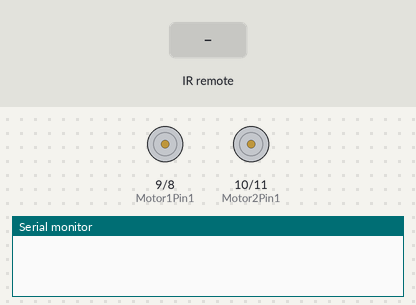
Bench run of a sketch on a simulated Arduino Uno, built with avr-gcc and run on an emulated ATmega328P. Shown: motor-driver pin pairs drawn as motors (green arrow = first pin HIGH = forward, orange = second pin HIGH = backward, longer = more drive, scaled by the enable pin), the last lines printed to the serial monitor. Inputs (shaded band) come from the test bench.

Above: at 1.2 s.
1.3 s: infrared code 0x2FD42BD received
At 2.2 s:
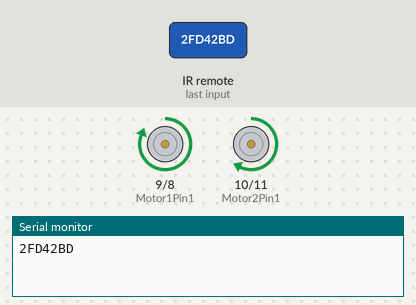
2.8 s: infrared code 0x2FD9867 received
At 3.4 s:
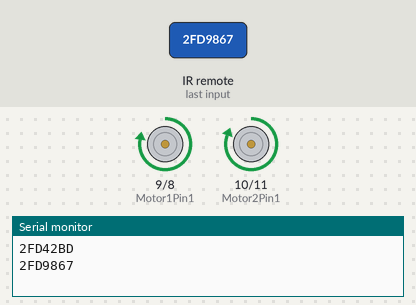
4.3 s: infrared code 0x2FD02FD received
At 4.6 s:
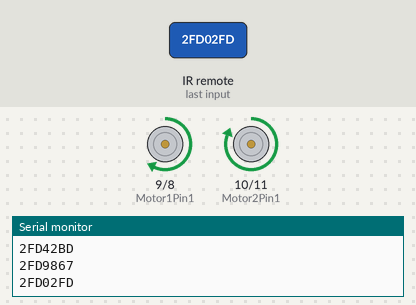
5.8 s: infrared code 0x2FDB847 received
At 7.0 s:
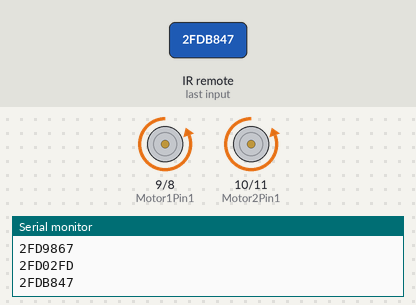
7.3 s: infrared code 0x2FD42BD received
At 8.2 s:
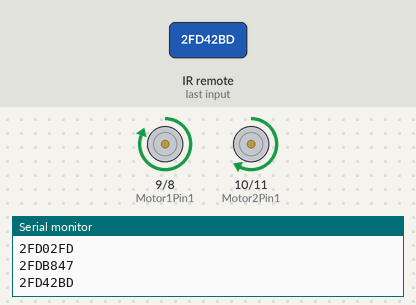
Timing chart, 0 to 9.8 s (numbered marks = the images above; inputs shaded):
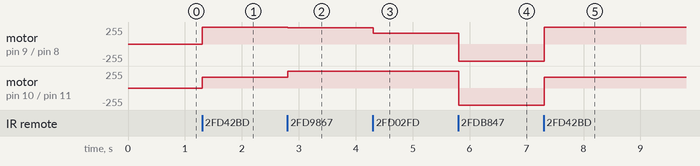

Measured:
- after the input at 1.3 s, motor on pin 9 (Motor1Pin1) / pin 8 (Motor1Pin2): stopped → forward 255/255 at once; motor on pin 10 (Motor2Pin1) / pin 11 (Motor2Pin2): stopped → forward 165/255 at once
- after the input at 2.8 s, motor on pin 9 (Motor1Pin1) / pin 8 (Motor1Pin2): forward 255/255 → forward 245/255 at once; motor on pin 10 (Motor2Pin1) / pin 11 (Motor2Pin2): forward 165/255 → forward 255/255 at once
- after the input at 4.3 s, motor on pin 9 (Motor1Pin1) / pin 8 (Motor1Pin2): forward 245/255 → forward 165/255 at once
- after the input at 5.8 s, motor on pin 9 (Motor1Pin1) / pin 8 (Motor1Pin2): forward 165/255 → backward 255/255 at once; motor on pin 10 (Motor2Pin1) / pin 11 (Motor2Pin2): forward 255/255 → backward 255/255 at once
- after the input at 7.3 s, motor on pin 9 (Motor1Pin1) / pin 8 (Motor1Pin2): backward 255/255 → forward 255/255 at once; motor on pin 10 (Motor2Pin1) / pin 11 (Motor2Pin2): backward 255/255 → forward 165/255 at once

The sketch:

remottv.ino
```cpp
#include <IRremote.h>


int RECV_PIN = 7;
const int Motor1Pin1 = 9;
const int Motor1Pin2 = 8;
const int Motor2Pin1 = 10;
const int Motor2Pin2 = 11;
int motor1PWM = 5;
int motor2PWM = 6;

IRrecv irrecv(RECV_PIN);

decode_results results;

void setup()
{
  Serial.begin(9600);
  irrecv.enableIRIn(); // Start the receiver
  pinMode(Motor1Pin1,OUTPUT);
  pinMode(Motor1Pin2,OUTPUT);
  pinMode(Motor2Pin1,OUTPUT);
  pinMode(Motor2Pin2,OUTPUT);
  pinMode(motor1PWM, OUTPUT);
  pinMode(motor2PWM, OUTPUT);
}

void loop() {
  if (irrecv.decode(&results)) {
    Serial.println(results.value, HEX);
    if(results.value == 0x2FD42BD){//kiri
      analogWrite(motor1PWM,255);
      analogWrite(motor2PWM,165);
      maju();
    }
    else if(results.value == 0x2FD9867){//maju
      analogWrite(motor1PWM,245);
      analogWrite(motor2PWM,255);
      maju();
    }
    else if(results.value == 0x2FD02FD){//kanan
      analogWrite(motor1PWM,165);
      analogWrite(motor2PWM,255);
      maju();
    }
    else if(results.value == 0x2FDB847){
      analogWrite(motor1PWM,255);
      analogWrite(motor2PWM,255);
      mundur();
    }
    else if(results.value == 0x2FD847B){
      analogWrite(motor1PWM,0);
      analogWrite(motor2PWM,0);
      berhenti();
    }

    irrecv.resume(); // Receive the next value
  }
  delay(100);
}

void mundur(){
  digitalWrite(Motor1Pin1, LOW);
  digitalWrite(Motor1Pin2, HIGH);
  digitalWrite(Motor2Pin1, LOW);
  digitalWrite(Motor2Pin2, HIGH);
}

void maju(){
  digitalWrite(Motor1Pin1, HIGH);
  digitalWrite(Motor1Pin2, LOW);
  digitalWrite(Motor2Pin1, HIGH);
  digitalWrite(Motor2Pin2, LOW);
}

void kanan(){
  digitalWrite(Motor1Pin1, LOW);
  digitalWrite(Motor1Pin2, HIGH);
  digitalWrite(Motor2Pin1, HIGH);
  digitalWrite(Motor2Pin2, LOW);
}

void kiri(){
  digitalWrite(Motor1Pin1, HIGH);
  digitalWrite(Motor1Pin2, LOW);
  digitalWrite(Motor2Pin1, LOW);
  digitalWrite(Motor2Pin2, HIGH);
}

void berhenti(){
  digitalWrite(Motor1Pin1, LOW);
  digitalWrite(Motor1Pin2, LOW);
  digitalWrite(Motor2Pin1, LOW);
  digitalWrite(Motor2Pin2, LOW);
}
```
